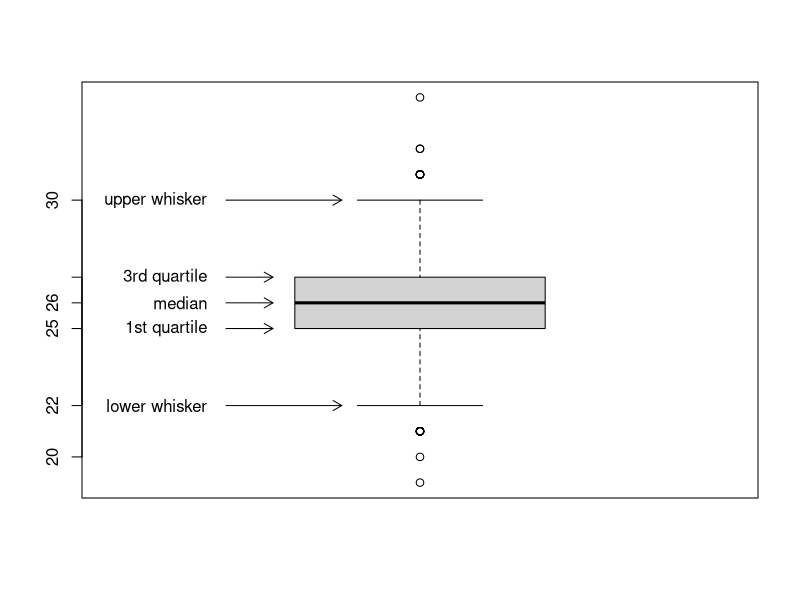
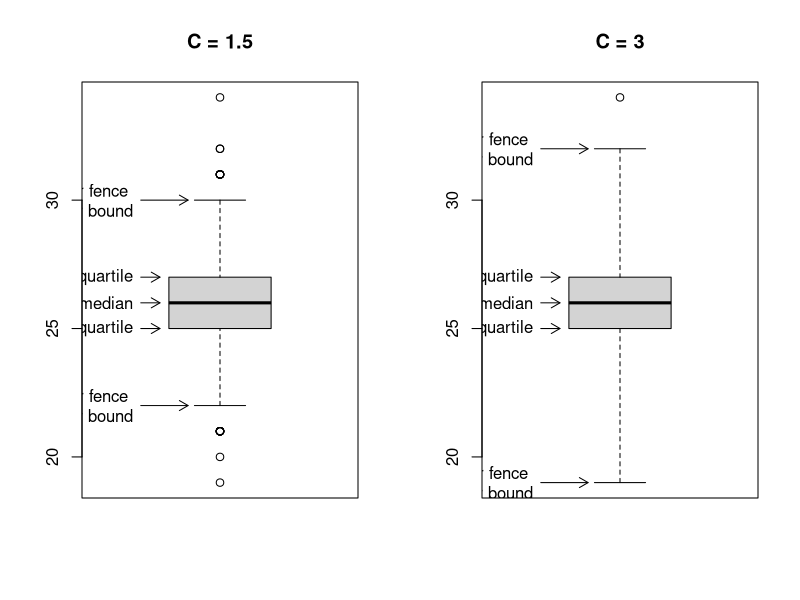

Recreate these plots in R, in order.
## ---- chunk 1

# Set up ----------------------------------------------------------------------

# Set seed
set.seed(20220906)

# Generate some age variable for a university master programme
age <- round(rnorm(1e3, mean = 26, sd = 2), 0)
## ---- chunk 2

# Boxplot with explanation
C <- 1.5 # range multiplier
boxplot(age, range = C)

# Add arrows pointings to statistics
arrows(x0 = .69, y0 = boxplot.stats(age, coef = C)$stats,
       x1 = c(.875, rep(.765, 3), .875), y1 = boxplot.stats(age, coef = C)$stats,
       length = 0.1)

# Add labels of statistics
text(x = rep(.66, 5),
     y = boxplot.stats(age, coef = C)$stats,
     labels = c("lower whisker",
                "1st quartile",
                "median",
                "3rd quartile",
                "upper whisker"),
     adj = 1)

# Add y axis labels
axis(side = 2, at = boxplot.stats(age, coef = C)$stats[c(1, 3, 4)], labels = TRUE)
## ---- chunk 3

# Compute boxplot statistics manually ------------------------------------------

# Compute the median
med <- median(age)

# Compute 1st and 3rd quartiles
qnt <- quantile(age, probs = c(.25, .75))

# Compute interquartile range
IQR <- diff(qnt)[[1]]

# Compute fences/whisker bounds
C <- 1.5 # range multiplier
fences <- c(lwr = qnt[[1]] - C * IQR, upr = qnt[[2]] + C * IQR)

# Put together the boxplot stats
bxstats <- sort(c(med = med, qnt, f = fences))

# Compute boxplot statistics with R function
bxstats_auto <- boxplot.stats(age, coef = C)$stats

# Compare results obtain manually and with the R function
data.frame(manual = bxstats, R.function = bxstats_auto)
## ---- chunk 4

# Visualize the effect of different C -----------------------------------------

# Allow two plots one next to the other
par(mfrow = c(1, 2))

# Plot C = 1.5 and 3
lapply(c(1.5, 3.0), FUN = function (x){
  C <- x
  boxplot(age, range = C, main = paste0("C = ", C))

  # Add arrows pointings to statistics
  arrows(x0 = .69, y0 = boxplot.stats(age, coef = C)$stats,
         x1 = c(.875, rep(.765, 3), .875), y1 = boxplot.stats(age, coef = C)$stats,
         length = 0.1)
  # Add labels of statistics
  text(x = rep(.66, 5),
       y = boxplot.stats(age, coef = C)$stats,
       labels = c(paste(ifelse(C == 1.5, "inner", "outer"), "fence \n lower bound"),
                  "1st quartile",
                  "median",
                  "3rd quartile",
                  paste(ifelse(C == 1.5, "inner", "outer"), "fence \n upper bound")),
       adj = 1)
})
